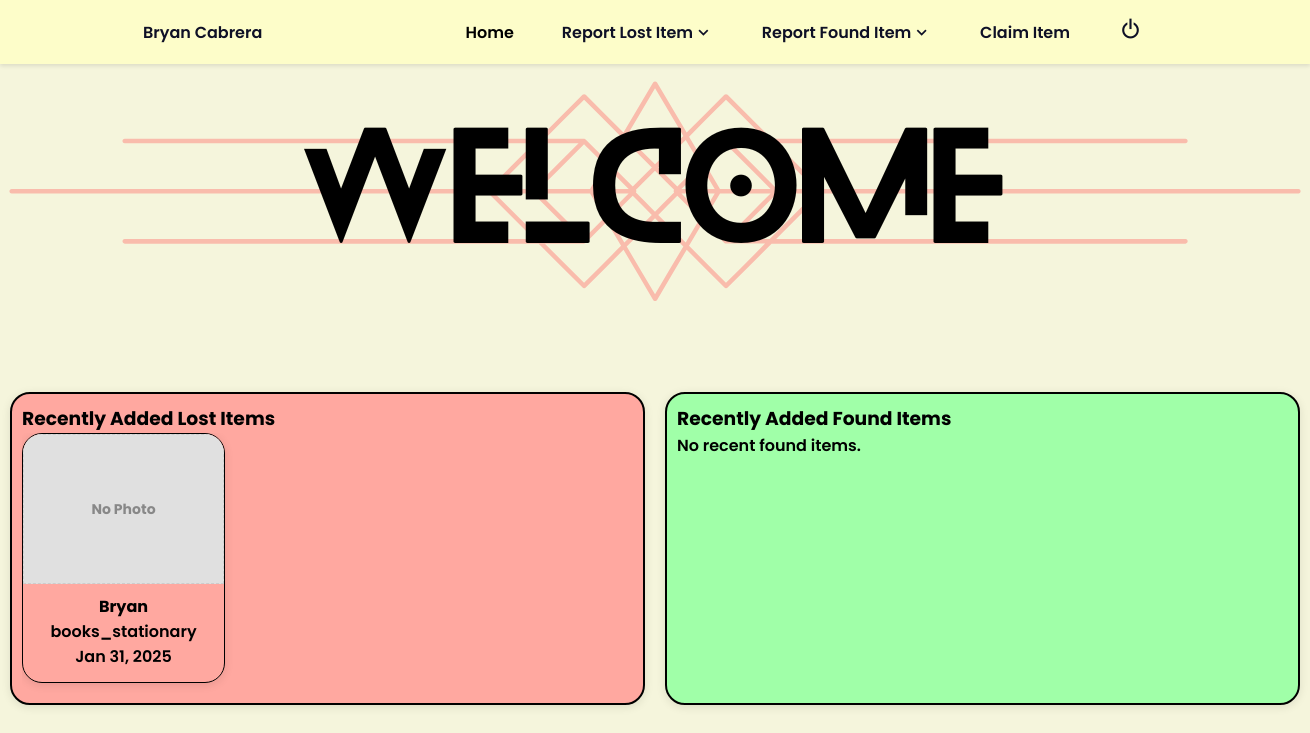
Screenshot of /home/ (signed in) with the database file from the repository.
### Appli/models.py (models this page shows, shortened)
class LostItem(models.Model):
    CATEGORY_CHOICES = [
        ('electronics', 'Electronics'),
        ('clothing', 'Clothing'),
        ('accessories', 'Accessories'),
        ('documents', 'Documents'),
        ('keys', 'Keys'),
        ('books_stationary', 'Books & Stationary'),
        ('bags_luggage', 'Bags & Luggage'),
        ('sporting_goods', 'Sporting Goods'),
        ('toys_games', 'Toys & Games'),
        ('money', 'Money')
    ]
    item_id = models.CharField(max_length=10, unique=True, blank=True, default='')
    item_name = models.CharField(max_length=100)
    item_type = models.CharField(max_length=10, default='Lost')
    description = models.TextField()
    category = models.CharField(max_length=50, choices=CATEGORY_CHOICES)
    date_lost = models.DateField()
    date_added = models.DateTimeField(default=now)
    location_lost = models.CharField(max_length=100)
    contact_information = models.CharField(max_length=100)
    lost_by = models.CharField(max_length=100, blank=True, null=True)
    school = models.ForeignKey('School', on_delete=models.CASCADE)
    photo = models.ImageField(upload_to='lost_items/', blank=True, null=True)
    is_claimed = models.BooleanField(default=False)
    created_at = models.DateTimeField(auto_now_add=True)
    user = models.ForeignKey(User, on_delete=models.CASCADE, null=True)

### Appli/views.py (the view)
# urls.py: path('home/', UserHomeView.as_view(), name='user_home'),
@method_decorator(login_required, name="dispatch")
class UserHomeView(TemplateView):
    template_name = "app/user_home.html"
    def get_context_data(self, **kwargs):
        context = super().get_context_data(**kwargs)
        recent_days = 7
        recent_date = now() - timedelta(days=recent_days)
        context["recent_lost_items"] = LostItem.objects.filter(
            date_added__gte=recent_date
        ).order_by("-date_added")
        context["recent_found_items"] = FoundItem.objects.filter(
            date_added__gte=recent_date
        ).order_by("-date_added")
        return context

### Appli/templates/app/user_home.html (shortened to what this page needs)
{% extends 'app/user.html' %}
{% block content %}
  {% load static %}
  <div class="container1">
    <div class="wrapper">
      <img src="{% static 'img/1.png' %}" />
    </div>
  </div>
  <div class="recent-items-wrapper">
    <div class="recent-items-lost-section">
      <h3>Recently Added Lost Items</h3>
      <div class="recent-items-scroll">
        {% for item in recent_lost_items %}
          <div class="recent-item-card">
            <div class="recent-item-card-img-container">
              {% if item.photo %}
                <img src="{{ item.photo.url }}" alt="{{ item.item_name }}" class="recent-item-card-img" />
              {% else %}
                <div class="no-photo-placeholder">No Photo</div>
              {% endif %}
            </div>
            <div class="recent-item-card-details">
              <h4 class="recent-item-card-title">{{ item.item_name|capfirst }}</h4>
              <p class="recent-item-card-category">{{ item.category }}</p>
              <p class="recent-item-card-date">{{ item.date_added|date:'M d, Y' }}</p>
            </div>
          </div>
        {% empty %}
          <p>No recent lost items.</p>
        {% endfor %}
      </div>
    </div>
    <div class="recent-items-found-section">
      <h3>Recently Added Found Items</h3>
      <div class="recent-items-scroll">
        {% for item in recent_found_items %}
          <div class="recent-item-card">
            <div class="recent-item-card-img-container">
              {% if item.photo %}
                <img src="{{ item.photo.url }}" alt="{{ item.item_name }}" class="recent-item-card-img" />
              {% else %}
                <div class="no-photo-placeholder">No Photo</div>
              {% endif %}
            </div>
            <div class="recent-item-card-details">
              <h4 class="recent-item-card-title">{{ item.item_name|capfirst }}</h4>
              <p class="recent-item-card-category">{{ item.category }}</p>
              <p class="recent-item-card-date">{{ item.date_added|date:'M d, Y' }}</p>
            </div>
          </div>
        {% empty %}
          <p>No recent found items.</p>
        {% endfor %}
      </div>
    </div>
  </div>
{% endblock %}

### Appli/templates/app/user.html (shortened to what this page needs)
<!DOCTYPE html>
{% load static %}
<html lang="en" dir="ltr">
<head>
  <link rel="stylesheet" href="{% static 'css/user.css' %}">
  <link href='https://unpkg.com/boxicons@2.0.7/css/boxicons.min.css' rel='stylesheet'>
  <link rel="stylesheet" href="https://cdn.jsdelivr.net/npm/flatpickr/dist/flatpickr.min.css">
  <link href="https://cdnjs.cloudflare.com/ajax/libs/font-awesome/5.15.4/css/all.min.css" rel="stylesheet">
</head>
    <body>
        <header class="header">
            <nav class="nav" id="nav-menu">
                <div class="nav__content bd-grid">
                    <a href="" class="nav__perfil">
                        <div>
                            <span class="nav__name">{{ user.first_name|capfirst }} {{ user.last_name|capfirst }} </span>
                        </div>
                    </a>
                    <div class="nav__menu">
                        <ul class="nav__list">
                            <li class="nav__item"><a href="{% url 'user_home' %}" class="nav__link active">Home</a></li>
                            <li class="nav__item dropdown">
                                <a href="#" class="nav__link dropdown__link">Report Lost Item <i class='bx bx-chevron-down dropdown__icon'></i></a>
                            </li>
                            <li class="nav__item dropdown">
                                <a href="#" class="nav__link dropdown__link">Report Found Item <i class='bx bx-chevron-down dropdown__icon'></i></a>
                            </li>
                            <li class="nav__item"><a href="{% url 'user_onlineclaim' %}" class="nav__link">Claim Item</a></li>
                            <li class="nav__item">
                                <a href="{% url 'logout' %}" class="nav__link logout-btn">
                                  <i class='bx bx-power-off'></i>
                                </a>
                              </li>
                        </ul>
                    </div>
                </div>
            </nav>
        </header>
{% block content %}
{% endblock content %}
</body>
</html>

### static/css/user.css (style rules this page uses)
* { margin: 0; padding: 0; box-sizing: border-box; font-family: "Poppins", sans-serif; }
:root { --header-height: 3rem; --first-color: #5B65F5; --first-color-light: #C4C7F5; --dark-color: #0E1026; --white-color: #FBFBFB; --body-font: 'Open Sans', sans-serif; --nav-name-font-size: 1.5rem; --normal-font-size: .938rem; --z-fixed: 100; }
@media screen and (min-width: 768px) { :root { --nav-name-font-size: 1rem; --normal-font-size: 1rem; } }
body, hmtl { margin: var(--header-height) 0 0 0; font-family: var(--body-font); font-size: var(--normal-font-size); font-weight: 600; background-color: #f5f5dc; }
ul { margin: 0; padding: 0; list-style: none; }
a { text-decoration: none; }
.bd-grid { max-width: 1024px; display: grid; grid-template-columns: 100%; margin-left: 1.5rem; margin-right: 1.5rem; }
.header { position: fixed; top: 0; left: 0; width: 100%; height: var(--header-height); padding: 0 1rem; background-color: #fdfdc9; z-index: var(--z-fixed); display: flex; justify-content: space-between; align-items: center; box-shadow: 0 2px 4px rgba(0, 0, 0, 0.1); }
.nav__content { display: flex; flex-direction: column; }
.nav__perfil { display: flex; flex-direction: column; align-items: center; text-align: center; margin-bottom: 3rem; }
.nav__name { display: block; font-size: var(--nav-name-font-size); color: var(--white-color); }
.nav__item { margin-bottom: 2rem; }
.nav__link { color: var(--first-color-light); }
.active { color: var(--white-color); }
.dropdown__link { display: flex; align-items: center; justify-content: space-between; }
.dropdown__icon { font-size: 1.3rem; transition: .5s; }
.logout-btn { font-size: 25px; }
@media screen and (min-width: 576px) { .nav { width: 288px; } }
@media screen and (min-width: 768px) { body { margin: 0; } }
@media screen and (min-width: 768px) { .header { height: calc(var(--header-height) + 1rem); } }
@media screen and (min-width: 768px) { .nav { width: 100%; } }
@media screen and (min-width: 768px) { .nav__content { flex-direction: row; justify-content: space-between; align-items: center; } }
@media screen and (min-width: 768px) { .nav__perfil { flex-direction: row; text-align: initial; margin-bottom: 0; } }
@media screen and (min-width: 768px) { .nav__name { color: var(--dark-color); } }
@media screen and (min-width: 768px) { .nav__list { display: flex; align-items: center; } }
@media screen and (min-width: 768px) { .nav__item { margin: 0 1.5rem; padding: 1.4rem 0; } }
@media screen and (min-width: 768px) { .nav__link { color: var(--dark-color); } }
@media screen and (min-width: 768px) { .active { color: black; } }
@media screen and (min-width: 768px) { .dropdown { position: relative; } }
@media screen and (min-width: 1024px) { .bd-grid { margin-left: auto; margin-right: auto; } }
.container1 { width: 1300px; height: 382px; position: relative; overflow: hidden; border-radius: 8px; margin: 0 auto; }
.wrapper { width: 100%; display: flex; height: 100%; animation: slide 12s infinite; }
.container1 img { width: 1300px; height: 382px; object-fit: cover; }
.recent-items-wrapper { display: flex; gap: 20px; padding: 10px; }
.recent-items-lost-section { width: 50%; padding: 10px; box-shadow: 0 2px 10px rgba(0, 0, 0, 0.1); border: 2px solid black; border-radius: 20px; margin: 0; background-color: #ffa8a0; }
.recent-items-found-section { width: 50%; padding: 10px; box-shadow: 0 2px 10px rgba(0, 0, 0, 0.1); border: 2px solid black; border-radius: 20px; margin: 0; background-color: #a0ffa8; }
.recent-items-scroll { display: flex; gap: 20px; overflow-x: auto; scroll-behavior: smooth; padding-bottom: 10px; }
.recent-item-card { border: 1px solid black; border-radius: 20px; box-shadow: 0 2px 10px rgba(0, 0, 0, 0.1); transition: all 0.3s ease-in-out; flex: 0 0 203px; height: 250px; display: flex; flex-direction: column; overflow: hidden; }
.recent-item-card-img-container { width: 100%; height: 150px; overflow: hidden; }
.recent-item-card-details { padding: 10px; text-align: center; }
.no-photo-placeholder { display: flex; justify-content: center; align-items: center; background-color: #e0e0e0; color: #888; font-size: 14px; font-weight: bold; width: 100%; height: 100%; text-align: center; border: 1px dashed #ccc; }

### rows the page displays
LostItem: photo "No Photo", item_name "Bryan", category "books_stationary", date_added "Jan 31, 2025"

### other values shown
{{ user.first_name|capfirst }} "Bryan"
{{ user.last_name|capfirst }} "Cabrera"
